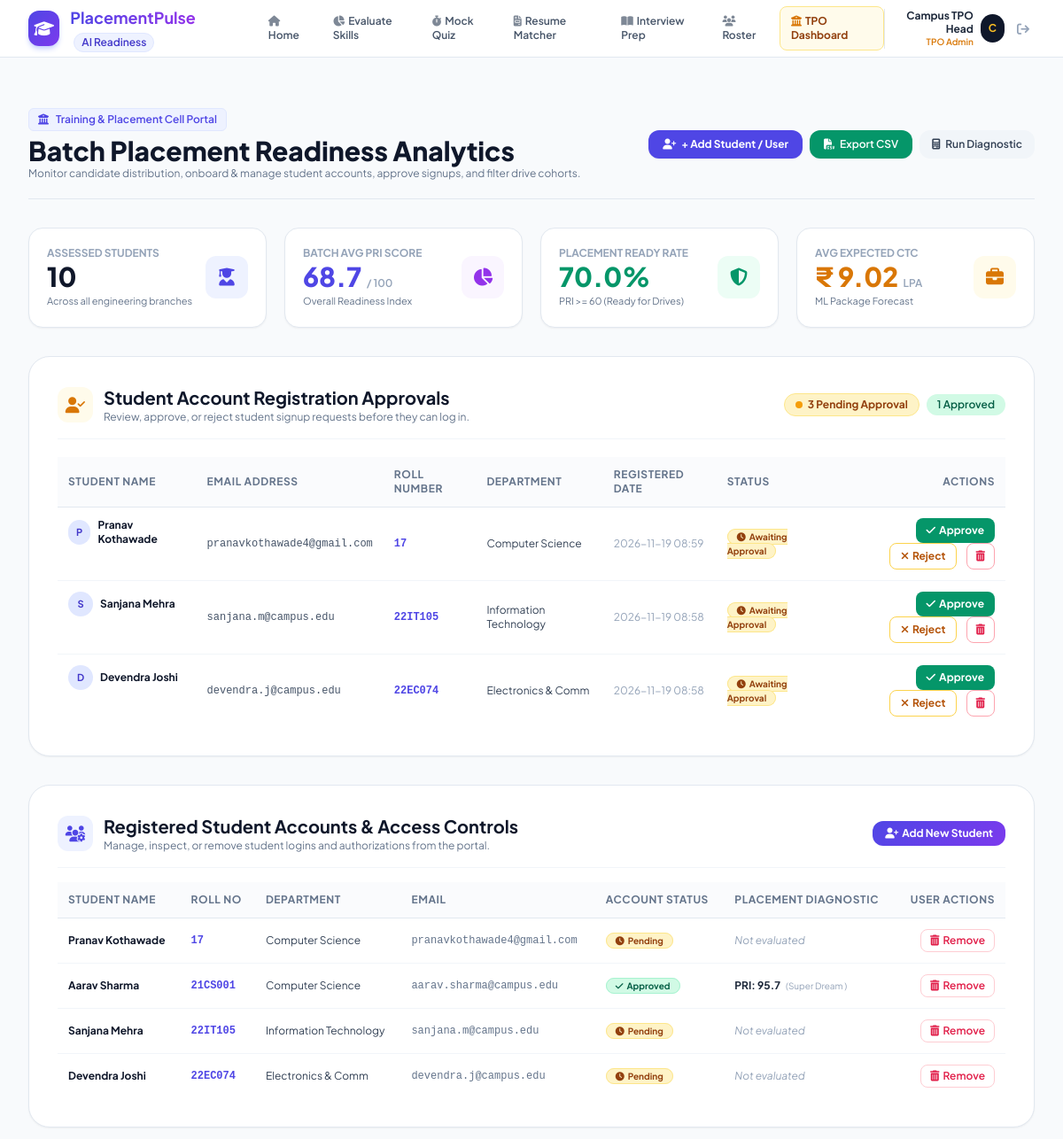
/tpo (signed in, upper part), run on an earlier commit of the app's database.
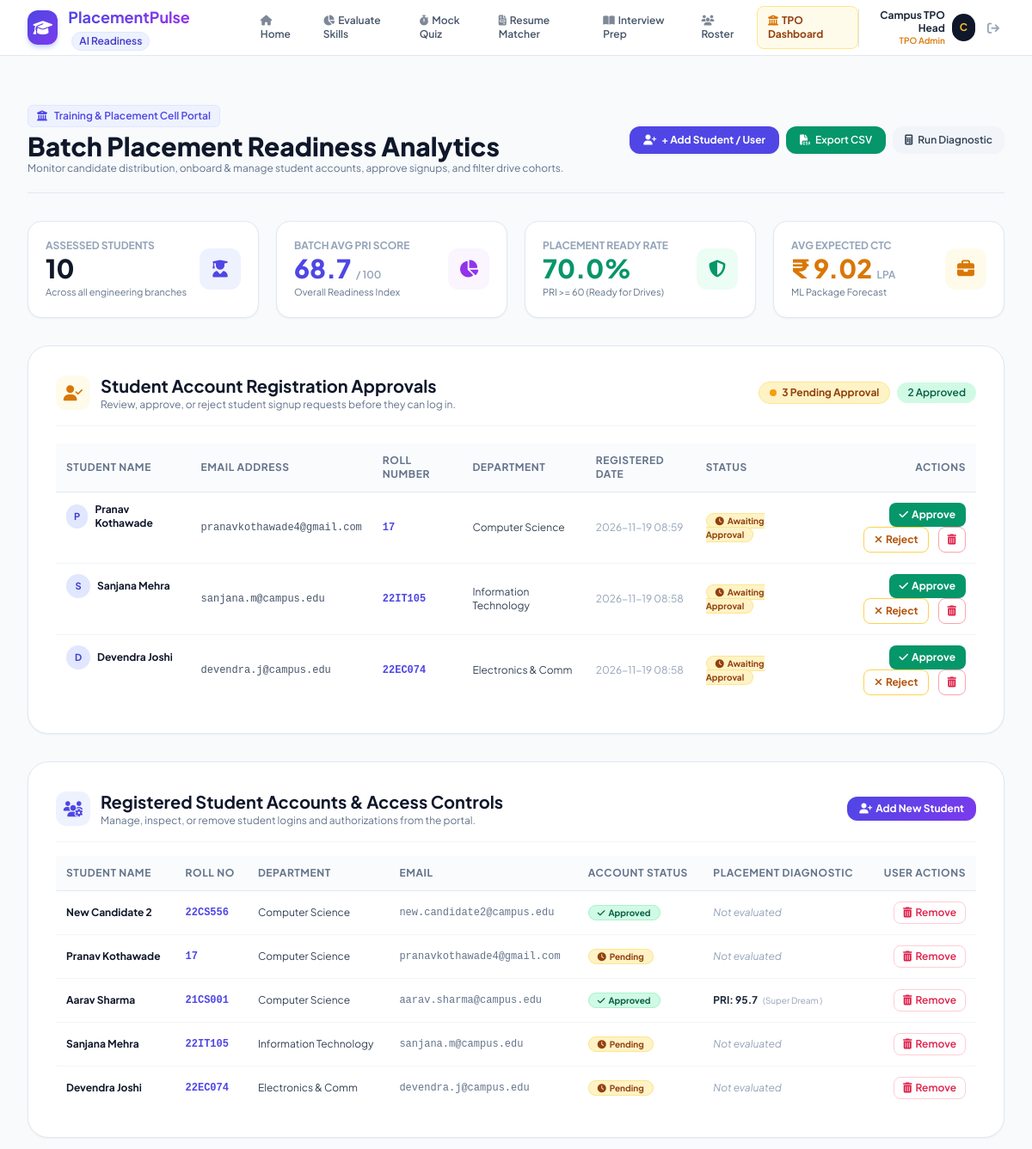
And on a later commit of the database.
### tables this page shows
CREATE TABLE users (
            id INTEGER PRIMARY KEY AUTOINCREMENT,
            name TEXT NOT NULL,
            email TEXT UNIQUE NOT NULL,
            password_hash TEXT NOT NULL,
            role TEXT DEFAULT 'student',
            department TEXT,
            roll_no TEXT,
            created_at TIMESTAMP DEFAULT CURRENT_TIMESTAMP
        , status TEXT DEFAULT 'approved');

CREATE TABLE students (
            id INTEGER PRIMARY KEY AUTOINCREMENT,
            roll_no TEXT UNIQUE,
            name TEXT NOT NULL,
            email TEXT,
            department TEXT,
            year INTEGER DEFAULT 4,
            cgpa REAL,
            backlogs INTEGER DEFAULT 0,
            academic_score REAL DEFAULT 0,
            technical_score REAL DEFAULT 0,
            project_score REAL DEFAULT 0,
            aptitude_score REAL DEFAULT 0,
            soft_skill_score REAL DEFAULT 0,
            pri_score REAL DEFAULT 0,
            tier TEXT,
            expected_ctc_min REAL DEFAULT 0,
            expected_ctc_max REAL DEFAULT 0,
            placement_prob REAL DEFAULT 0,
            target_role TEXT,
            profile_json TEXT,
            created_at TIMESTAMP DEFAULT CURRENT_TIMESTAMP
        );

### app.py (the view)
@app.route('/tpo')
@admin_required
def tpo_dashboard():
    filter_dept = request.args.get('department', 'All')
    filter_tier = request.args.get('tier', 'All')
    search = request.args.get('search', '').strip()
    students = get_all_students(filter_dept=filter_dept, filter_tier=filter_tier, search=search)
    stats = get_tpo_summary_stats()
    pending_students = get_users_by_status('pending')
    approval_stats = get_approval_stats()
    all_users = get_all_users_detailed('student')
    return render_template(
        'tpo_dashboard.html',
        students=students,
        stats=stats,
        pending_students=pending_students,
        approval_stats=approval_stats,
        all_users=all_users,
        selected_dept=filter_dept,
        selected_tier=filter_tier,
        search_query=search
    )

### app.py (called while the page is built)
def admin_required(f):
    @wraps(f)
    def decorated_function(*args, **kwargs):
        user_role = session.get('user_role')
        if not session.get('user_id'):
            flash("The TPO Dashboard requires administrative officer authentication. Please log in as an administrator.", "warning")
            return redirect(url_for('admin_login', next=request.url))
        if user_role != 'admin':
            flash("Access Restricted: The TPO Dashboard is strictly reserved for Placement Officers and College Administrators.", "danger")
            return redirect(url_for('index'))
        return f(*args, **kwargs)
    return decorated_function

### models.py (called while the page is built)
def get_db_connection():
    conn = sqlite3.connect(Config.DATABASE_PATH)
    conn.row_factory = sqlite3.Row
    return conn

### templates/tpo_dashboard.html (shortened to what the changed rows need)
{% extends "base.html" %}
{% block content %}
<div class="py-10 max-w-7xl mx-auto px-4 sm:px-6 lg:px-8 space-y-8">
    <div class="flex flex-col sm:flex-row justify-between items-start sm:items-center gap-4 border-b border-slate-200 pb-5">
        <div>
            <h1 class="text-3xl font-extrabold text-slate-900">Batch Placement Readiness Analytics</h1>
        </div>
    </div>
    <div class="bg-white rounded-3xl border border-slate-200 shadow-sm overflow-hidden p-6 sm:p-8 space-y-5">
        <div class="flex flex-col sm:flex-row justify-between items-start sm:items-center gap-4 border-b border-slate-100 pb-4">
            <div class="flex items-center space-x-3">
                <div>
                    <h2 class="text-xl font-bold text-slate-900">Student Account Registration Approvals</h2>
                </div>
            </div>
            <div class="flex items-center space-x-2 text-xs">
                <span class="px-3 py-1 rounded-full font-bold bg-amber-100 text-amber-800 border border-amber-200 flex items-center space-x-1.5">
                    <span class="w-2 h-2 rounded-full bg-amber-500 animate-pulse"></span>
                    <span>{{ approval_stats.pending }} Pending Approval</span>
                </span>
                <span class="px-3 py-1 rounded-full font-semibold bg-emerald-100 text-emerald-800">
                    {{ approval_stats.approved }} Approved
                </span>
            </div>
        </div>
        {% if pending_students %}
            <div class="overflow-x-auto">
                <table class="w-full text-left border-collapse text-xs">
                    <thead>
                        <tr class="border-b border-slate-200 bg-slate-50/70 text-slate-500 uppercase tracking-wider font-bold">
                            <th class="py-3 px-3">Student Name</th>
                            <th class="py-3 px-3">Email Address</th>
                            <th class="py-3 px-3">Roll Number</th>
                            <th class="py-3 px-3">Department</th>
                            <th class="py-3 px-3">Registered Date</th>
                            <th class="py-3 px-3">Status</th>
                            <th class="py-3 px-3 text-right">Actions</th>
                        </tr>
                    </thead>
                    <tbody class="divide-y divide-slate-100 text-slate-700">
                        {% for u in pending_students %}
                            <tr class="hover:bg-amber-50/30 transition">
                                <td class="py-3 px-3 font-bold text-slate-900 flex items-center space-x-2">
                                    <div class="w-7 h-7 rounded-full bg-indigo-100 text-indigo-700 font-bold flex items-center justify-center text-[11px]">
                                        {{ u.name[:1].upper() }}
                                    </div>
                                    <span>{{ u.name }}</span>
                                </td>
                                <td class="py-3 px-3 font-mono text-slate-600">{{ u.email }}</td>
                                <td class="py-3 px-3 font-mono font-bold text-indigo-600">{{ u.roll_no or 'N/A' }}</td>
                                <td class="py-3 px-3">{{ u.department or 'N/A' }}</td>
                                <td class="py-3 px-3 text-slate-400">{{ u.created_at[:16] if u.created_at else '' }}</td>
                                <td class="py-3 px-3">
                                    <span class="px-2.5 py-0.5 rounded-full font-bold text-[10px] bg-amber-100 text-amber-800 border border-amber-200">
                                        <i class="fa-solid fa-clock mr-1"></i>Awaiting Approval
                                    </span>
                                </td>
                                <td class="py-3 px-3 text-right space-x-2">
                                    <form action="{{ url_for('tpo_approve_student', user_id=u.id) }}" method="POST" class="inline">
                                        <button type="submit" class="px-3 py-1.5 rounded-lg bg-emerald-600 hover:bg-emerald-700 text-white font-bold text-xs shadow-xs transition cursor-pointer" title="Approve account for immediate login">
                                            <i class="fa-solid fa-check mr-1"></i>Approve
                                        </button>
                                    </form>
                                    <form action="{{ url_for('tpo_reject_student', user_id=u.id) }}" method="POST" class="inline">
                                        <button type="submit" onclick="return confirm('Reject this student registration?')" class="px-3 py-1.5 rounded-lg bg-white border border-amber-300 hover:bg-amber-50 text-amber-700 font-bold text-xs transition cursor-pointer" title="Reject registration">
                                            <i class="fa-solid fa-xmark mr-1"></i>Reject
                                        </button>
                                    </form>
                                    <form action="{{ url_for('tpo_delete_user', user_id=u.id) }}" method="POST" class="inline" onsubmit="return confirm('Permanently remove {{ u.name }} from the system?');">
                                        <button type="submit" class="px-2.5 py-1.5 rounded-lg bg-white border border-rose-300 hover:bg-rose-50 text-rose-600 font-bold text-xs transition cursor-pointer" title="Delete user">
                                            <i class="fa-solid fa-trash-can"></i>
                                        </button>
                                    </form>
                                </td>
                            </tr>
                        {% endfor %}
                    </tbody>
                </table>
            </div>
        {% endif %}
    </div>
    <div class="bg-white rounded-3xl border border-slate-200 shadow-sm overflow-hidden p-6 sm:p-8 space-y-4">
        <div class="flex flex-col sm:flex-row justify-between items-start sm:items-center gap-4 border-b border-slate-100 pb-4">
            <div class="flex items-center space-x-3">
                <div>
                    <h2 class="text-xl font-bold text-slate-900">Registered Student Accounts & Access Controls</h2>
                </div>
            </div>
        </div>
        <div class="overflow-x-auto">
            <table class="w-full text-left border-collapse text-xs">
                <thead>
                    <tr class="border-b border-slate-200 bg-slate-50/70 text-slate-500 uppercase tracking-wider font-bold">
                        <th class="py-3 px-3">Student Name</th>
                        <th class="py-3 px-3">Roll No</th>
                        <th class="py-3 px-3">Department</th>
                        <th class="py-3 px-3">Email</th>
                        <th class="py-3 px-3">Account Status</th>
                        <th class="py-3 px-3">Placement Diagnostic</th>
                        <th class="py-3 px-3 text-right">User Actions</th>
                    </tr>
                </thead>
                <tbody class="divide-y divide-slate-100 text-slate-700">
                    {% for u in all_users %}
                        <tr class="hover:bg-slate-50/60 transition">
                            <td class="py-3 px-3 font-bold text-slate-900">{{ u.name }}</td>
                            <td class="py-3 px-3 font-mono font-bold text-indigo-600">{{ u.roll_no or 'N/A' }}</td>
                            <td class="py-3 px-3">{{ u.department or 'N/A' }}</td>
                            <td class="py-3 px-3 font-mono text-slate-500">{{ u.email }}</td>
                            <td class="py-3 px-3">
                                {% if u.status == 'approved' %}
                                    <span class="px-2.5 py-0.5 rounded-full font-bold text-[10px] bg-emerald-100 text-emerald-800 border border-emerald-200">
                                        <i class="fa-solid fa-check mr-1"></i>Approved
                                    </span>
                                {% elif u.status == 'pending' %}
                                    <span class="px-2.5 py-0.5 rounded-full font-bold text-[10px] bg-amber-100 text-amber-800 border border-amber-200">
                                        <i class="fa-solid fa-clock mr-1"></i>Pending
                                    </span>
                                {% else %}
                                    <span class="px-2.5 py-0.5 rounded-full font-bold text-[10px] bg-rose-100 text-rose-800 border border-rose-200">
                                        <i class="fa-solid fa-xmark mr-1"></i>Rejected
                                    </span>
                                {% endif %}
                            </td>
                            <td class="py-3 px-3">
                                {% if u.pri_score is not none %}
                                    <span class="font-bold text-slate-800">PRI: {{ u.pri_score }}</span>
                                    <span class="text-[10px] text-slate-400 ml-1">({{ u.tier.split('(')[0] if u.tier else '' }})</span>
                                {% else %}
                                    <span class="text-slate-400 italic">Not evaluated</span>
                                {% endif %}
                            </td>
                            <td class="py-3 px-3 text-right">
                                <form action="{{ url_for('tpo_delete_user', user_id=u.id) }}" method="POST" class="inline" onsubmit="return confirm('Are you sure you want to permanently remove user {{ u.name }} ({{ u.email }}) and all related records?');">
                                    <button type="submit" class="px-2.5 py-1 rounded-lg border border-rose-200 text-rose-600 hover:bg-rose-50 font-semibold text-xs transition cursor-pointer" title="Remove student user">
                                        <i class="fa-solid fa-trash-can mr-1"></i>Remove
                                    </button>
                                </form>
                            </td>
                        </tr>
                    {% endfor %}
                </tbody>
            </table>
        </div>
    </div>
    {% set at_risk = students | selectattr("pri_score", "lt", 55) | list %}
</div>
{% endblock %}

What changed in the data, as far as the page shows it:
added users: name "New Candidate 2", roll_no "22CS556", department "Computer Science", email "new.candidate2@campus.edu", status "approved" (drawn), shows "Not evaluated", shown under "Registered Student Accounts & Access Controls"
Also different on the page:
{{ approval_stats.approved }}: "1" → "2"
